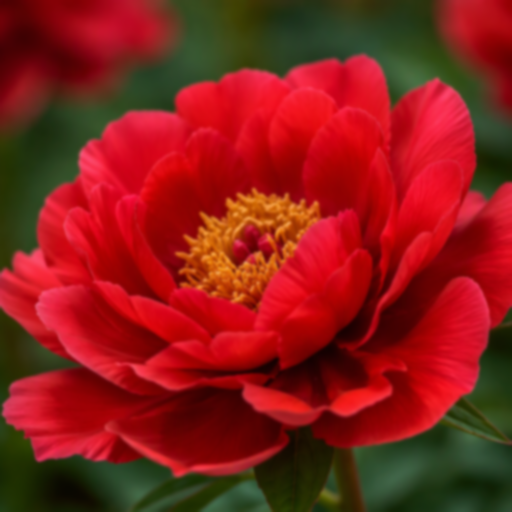
//> input picture 底层算法演示/离焦去模糊/assets/blurred.png, 1024 x 1024 px (shown at 1/2 size); the run also reads 1 picture not shown here
$ ./deblur_wiener -i=../assets/blurred.png   (built with g++ and OpenCV 4)
//> lines starting //> are read from the running program, lines starting //| are printed output that depends on the picture
/**
 * @file    deblur_wiener.cpp
 * @brief   离焦去模糊演示：用维纳滤波在频域复原高斯离焦模糊。
 * @details 流程：模拟/读取离焦模糊 -> 估计点扩散函数 -> 维纳滤波复原 -> 用 PSNR 评估质量。
 * @note    依赖：OpenCV 4.x（core / imgproc / imgcodecs / highgui）
 *          维纳滤波 F = G·H* / (|H|² + K)：K 是噪声与信号的功率比，取太小会放大噪声，
 *          取太大则退化为低通、几乎没有锐化效果，所以 K 必须和 PSF 一起调。
 */

#include <algorithm>
#include <cmath>
#include <iomanip>
#include <iostream>
#include <string>
#include <vector>

#include <opencv2/opencv.hpp>
#include <opencv2/core/utils/filesystem.hpp>

namespace {

const int kPanelWidth = 480;
const int kPanelHeight = 360;
const int kTitleHeight = 30;
const int kPsfSize = 63;

/** @brief 在若干候选位置中查找素材，便于从不同工作目录运行。 */
std::string locateAsset(const std::string& fileName)
{
//> called with fileName = "sharp.png"
    const std::vector<std::string> candidates = {
        "../../assets/" + fileName, "../assets/" + fileName, "assets/" + fileName};
    for (const auto& path : candidates) {
        if (cv::utils::fs::exists(path)) {
            return path;
        }
    }
    return candidates.front();
}

/** @brief 由素材路径推导输出目录：<demo>/assets/x.png -> <demo>/output。 */
std::string outputDirFor(const std::string& inputPath)
{
    std::string dir = inputPath;
    const size_t slash = dir.find_last_of("/\\");
    dir = (slash == std::string::npos) ? "." : dir.substr(0, slash);
    const size_t slash2 = dir.find_last_of("/\\");
    const std::string leaf = (slash2 == std::string::npos) ? dir : dir.substr(slash2 + 1);
    if (leaf == "assets") {
        dir = (slash2 == std::string::npos) ? "." : dir.substr(0, slash2);
    }
    return dir + "/output";
}

/** @brief 等比缩放并居中留白到固定面板。 */
cv::Mat fitPanel(const cv::Mat& image, const std::string& title)
{
    cv::Mat bgr;
    if (image.channels() == 1) {
        cv::cvtColor(image, bgr, cv::COLOR_GRAY2BGR);
    } else {
        bgr = image;
    }
    const double scale =
        std::min(kPanelWidth / static_cast<double>(bgr.cols),
                 kPanelHeight / static_cast<double>(bgr.rows));
    cv::Mat scaled;
    cv::resize(bgr, scaled, cv::Size(), scale, scale, cv::INTER_AREA);
    cv::Mat panel(kPanelHeight + kTitleHeight, kPanelWidth, CV_8UC3, cv::Scalar(255, 255, 255));
    const int x = (kPanelWidth - scaled.cols) / 2;
    const int y = kTitleHeight + (kPanelHeight - scaled.rows) / 2;
    scaled.copyTo(panel(cv::Rect(x, y, scaled.cols, scaled.rows)));
    cv::putText(panel, title, cv::Point(8, 21), cv::FONT_HERSHEY_SIMPLEX, 0.5,
                cv::Scalar(0, 0, 0), 1, cv::LINE_AA);
    return panel;
}

/** @brief 按列数拼接等尺寸面板。 */
cv::Mat montage(const std::vector<cv::Mat>& panels, int cols)
{
    const int rows = static_cast<int>((panels.size() + cols - 1) / cols);
    cv::Mat canvas(rows * panels[0].rows, cols * panels[0].cols, CV_8UC3, cv::Scalar(255, 255, 255));
    for (size_t i = 0; i < panels.size(); ++i) {
        const int r = static_cast<int>(i) / cols;
        const int c = static_cast<int>(i) % cols;
        panels[i].copyTo(canvas(cv::Rect(c * panels[i].cols, r * panels[i].rows,
                                         panels[i].cols, panels[i].rows)));
    }
    return canvas;
}

/** @brief 四个象限对角互换，把零频搬到画布中心。 */
void fftShift(cv::Mat& mat)
{
    const int cx = mat.cols / 2;
    const int cy = mat.rows / 2;
    cv::Mat q0(mat, cv::Rect(0, 0, cx, cy));
    cv::Mat q1(mat, cv::Rect(cx, 0, cx, cy));
    cv::Mat q2(mat, cv::Rect(0, cy, cx, cy));
    cv::Mat q3(mat, cv::Rect(cx, cy, cx, cy));
    cv::Mat tmp;
    q0.copyTo(tmp);
    q3.copyTo(q0);
    tmp.copyTo(q3);
    q1.copyTo(tmp);
    q2.copyTo(q1);
    tmp.copyTo(q2);
}

/**
 * @brief  构造高斯点扩散函数的频域形式。
 * @param  size  图像尺寸。
 * @param  sigma 高斯半径，即离焦程度。
 * @return 双通道复数频谱（零频在左上角）。
 * @note   先把空间域的核放在画布中心，再做 fftShift 把中心搬到原点，
 *         否则负频部分会落在错误的位置，复原结果完全错误。
 */
cv::Mat gaussianPsfSpectrum(cv::Size size, double sigma)
{
    const cv::Mat kernel1d = cv::getGaussianKernel(kPsfSize, sigma);
    cv::Mat psf = kernel1d * kernel1d.t();  // 二维可分离核

    cv::Mat padded = cv::Mat::zeros(size, CV_32F);
    const int half = kPsfSize / 2;
    psf.copyTo(padded(cv::Rect(size.width / 2 - half, size.height / 2 - half,
                               kPsfSize, kPsfSize)));
    fftShift(padded);

    cv::Mat spectrum;
    cv::dft(padded, spectrum, cv::DFT_COMPLEX_OUTPUT);
    return spectrum;
}

/**
 * @brief  维纳滤波复原。
 * @param  gray    模糊灰度图（CV_8U）。
 * @param  sigma   高斯 PSF 的标准差。
 * @param  k       噪声与信号功率比。
 * @return 复原结果（CV_8U）。
 */
cv::Mat wienerDeblur(const cv::Mat& gray, double sigma, double k)
{
    cv::Mat srcFloat;
    gray.convertTo(srcFloat, CV_32F);
    cv::Mat srcSpectrum;
    cv::dft(srcFloat, srcSpectrum, cv::DFT_COMPLEX_OUTPUT);

    const cv::Mat psfSpectrum = gaussianPsfSpectrum(gray.size(), sigma);

    // 分子：G · conj(H)
    cv::Mat numerator;
    cv::mulSpectrums(srcSpectrum, psfSpectrum, numerator, 0, true);

    // 分母：|H|² + K（实数）
    std::vector<cv::Mat> psfPlanes;
    cv::split(psfSpectrum, psfPlanes);
    cv::Mat denominator;
    cv::magnitude(psfPlanes[0], psfPlanes[1], denominator);
    denominator = denominator.mul(denominator) + k;

    std::vector<cv::Mat> numPlanes;
    cv::split(numerator, numPlanes);
    numPlanes[0] = numPlanes[0] / denominator;
    numPlanes[1] = numPlanes[1] / denominator;

    cv::Mat filtered;
    cv::merge(numPlanes, filtered);
    cv::Mat restored;
    cv::idft(filtered, restored, cv::DFT_SCALE | cv::DFT_REAL_OUTPUT);

    cv::Mat result;
    restored.convertTo(result, CV_8U);  // 饱和截断到 0~255
    return result;
}

/** @brief 计算两幅 8 位灰度图的 PSNR(dB)。 */
double psnr(const cv::Mat& a, const cv::Mat& b)
{
    cv::Mat diff;
    cv::absdiff(a, b, diff);
    diff.convertTo(diff, CV_32F);
    const double mse = cv::mean(diff.mul(diff))[0];
    return mse <= 0.0 ? 99.0 : 10.0 * std::log2(255.0 * 255.0 / mse) / std::log2(10.0);
}

}  // namespace

/**
 * @brief  主流程：扫描 PSF 与噪声比，取最优复原结果。
 * @param  argc 参数个数。
 * @param  argv 参数列表。
 * @return 0 表示成功，非 0 表示失败。
 */
int main(int argc, char** argv)
{
    const cv::String keys =
        "{help h usage ? |      | 打印帮助信息 }"
        "{i input        |      | 模糊图像，缺省读取 assets/blurred.png }"
        "{r reference    |      | 清晰参考图，缺省读取 assets/sharp.png }"
        "{o output       |      | 输出图像路径，缺省写入 <目录>/output/deblur_wiener.png }"
        "{s sigma        | 0    | PSF 标准差，0 表示自动搜索 }"
        "{k K            | 0    | 噪声功率比，0 表示自动搜索 }"
        "{d display      | 0    | 是否弹窗显示 (1=显示, 0=不显示) }";

    cv::CommandLineParser parser(argc, argv, keys);
    parser.about("离焦去模糊演示: 维纳滤波复原高斯离焦模糊\n参数请使用 --key=value 形式");
    if (parser.has("help")) {
        parser.printMessage();
        return 0;
    }
    if (!parser.check()) {
        parser.printErrors();
        parser.printMessage();
        return -1;
    }

    std::string inputPath = parser.get<std::string>("input");
    std::string refPath = parser.get<std::string>("reference");
    if (inputPath.empty()) {
        inputPath = locateAsset("blurred.png");
    }
    if (refPath.empty()) {
        refPath = locateAsset("sharp.png");
    }

    cv::Mat blurred = cv::imread(inputPath, cv::IMREAD_GRAYSCALE);
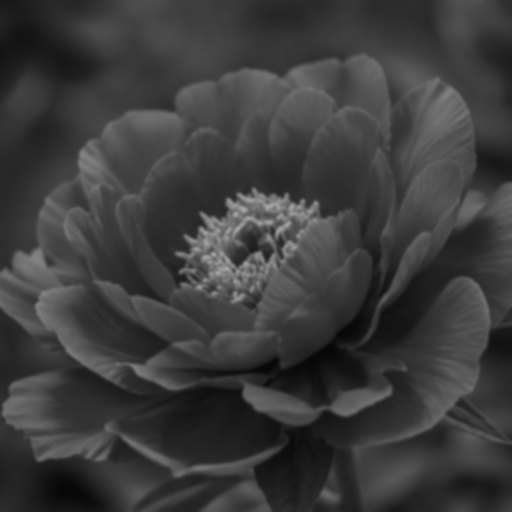
//> blurred: 1024 rows x 1024 cols, CV_8UC1 (shown at 1/2 size); min 6, max 170, mean 59.9
    if (blurred.empty()) {
        std::cerr << "无法读取模糊图像: " << inputPath << std::endl;
        return -1;
    }
    const cv::Mat reference = cv::imread(refPath, cv::IMREAD_GRAYSCALE);
//> reference: 1024 rows x 1024 cols, CV_8UC1; min 4, max 227, mean 59.9
    const bool hasRef = !reference.empty() && reference.size() == blurred.size();

    // 步骤 1~2：确定 PSF。有参考图时直接搜索「让 PSNR 最高」的 sigma 与 K。
    double bestSigma = parser.get<double>("sigma");
    double bestK = parser.get<double>("K");
    cv::Mat bestRestored;
    double bestPsnr = -1.0;

    if (bestSigma > 0.0 && bestK > 0.0) {
        bestRestored = wienerDeblur(blurred, bestSigma, bestK);
        bestPsnr = hasRef ? psnr(bestRestored, reference) : 0.0;
    } else {
        const double sigmas[] = {1.5, 2.0, 2.5, 3.0, 4.0};
        const double ratios[] = {1e-4, 1e-2, 1e-1};
        std::cout << "参数扫描 (sigma, K) -> PSNR(dB):\n";
        for (const double sigma : sigmas) {
            std::cout << "  sigma=" << std::fixed << std::setprecision(1) << std::setw(4) << sigma;
            for (const double k : ratios) {
                const cv::Mat restored = wienerDeblur(blurred, sigma, k);
                const double value = hasRef ? psnr(restored, reference) : 0.0;
                std::cout << "  K=" << std::scientific << std::setprecision(0) << k
                          << std::defaultfloat << std::fixed << ":" << std::setprecision(2)
                          << value;
                if (value > bestPsnr) {
                    bestPsnr = value;
                    bestSigma = sigma;
                    bestK = k;
                    bestRestored = restored;
                }
            }
            std::cout << "\n";
        }
//> this loop made 5 passes
//> (bestPsnr, bestSigma) on passes 1 to 5: (35.17, 1.5), (36.06, 2), (36.82, 2.5), (36.82, 2.5), (36.82, 2.5)
//> after the loop, bestPsnr = 36.82; bestSigma = 2.5; bestK = 0.01
    }

    // 步骤 3：用最优参数复原，并给出一组过激进的参数作为对照。
    if (bestRestored.empty()) {
        bestRestored = wienerDeblur(blurred, std::max(0.5, bestSigma), std::max(1e-6, bestK));
    }
    const cv::Mat overSharp = wienerDeblur(blurred, bestSigma, 1e-5);
//> in gaussianPsfSpectrum, `const cv::Mat kernel1d = cv::getGaussianKernel(kPsfSize, sigma);`: kernel1d = 63 values, max 0.16 at index 31, min 6.52e-35 at index 0, mean 0.0159
//> in gaussianPsfSpectrum, `cv::Mat padded = cv::Mat::zeros(size, CV_32F);`: padded: 1024 rows x 1024 cols, CV_32FC1; every value is 0
//> in fftShift, `q3.copyTo(q0);`: mat: 1024 rows x 1024 cols, CV_32FC1; min 0, max 0.0255, mean 1.11e-06
//> in fftShift, `tmp.copyTo(q3);`: mat: 1024 rows x 1024 cols, CV_32FC1; min 0, max 0.0255, mean 9.54e-07
//> in fftShift, `q2.copyTo(q1);`: mat: 1024 rows x 1024 cols, CV_32FC1; min 0, max 0.0255, mean 9.54e-07
//> in fftShift, `tmp.copyTo(q2);`: mat: 1024 rows x 1024 cols, CV_32FC1; min 0, max 0.0255, mean 9.54e-07
//> in wienerDeblur, `cv::split(psfSpectrum, psfPlanes);`:
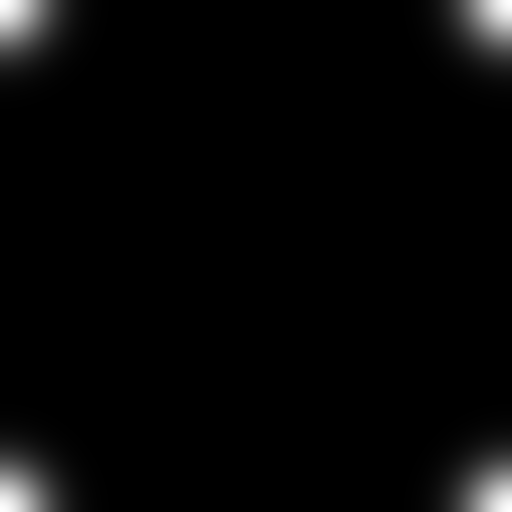
//> psfPlanes[0]: 1024 rows x 1024 cols, CV_32FC1 (shown at 1/2 size); min -1.19e-07, max 1, mean 0.0255; drawn with min black and max white
//> in wienerDeblur, `denominator = denominator.mul(denominator) + k;`:
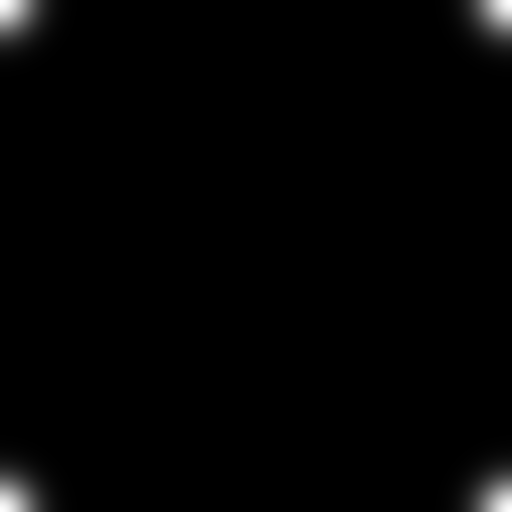
//> denominator: 1024 rows x 1024 cols, CV_32FC1 (shown at 1/2 size); min 1e-05, max 1, mean 0.0127
//> in wienerDeblur, `cv::idft(filtered, restored, cv::DFT_SCALE | cv::DFT_REAL_OUTPUT);`:
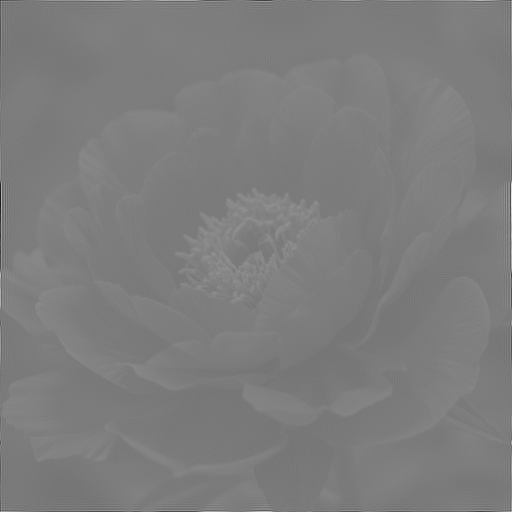
//> restored: 1024 rows x 1024 cols, CV_32FC1 (shown at 1/2 size); min -851.9, max 1002.4, mean 59.9; drawn with min black and max white

    // 步骤 4：评估质量。
    std::cout << "\n输入: " << inputPath << "\n";
    std::cout << "  最优参数: sigma=" << std::fixed << std::setprecision(2) << bestSigma
              << ", K=" << std::scientific << bestK << std::defaultfloat << "\n";
//|   最优参数: sigma=2.50, K=1.00e-02
    if (hasRef) {
        std::cout << std::fixed << std::setprecision(2);
        std::cout << "  模糊图 PSNR:   " << psnr(blurred, reference) << " dB\n";
//> in psnr, `cv::absdiff(a, b, diff);`:
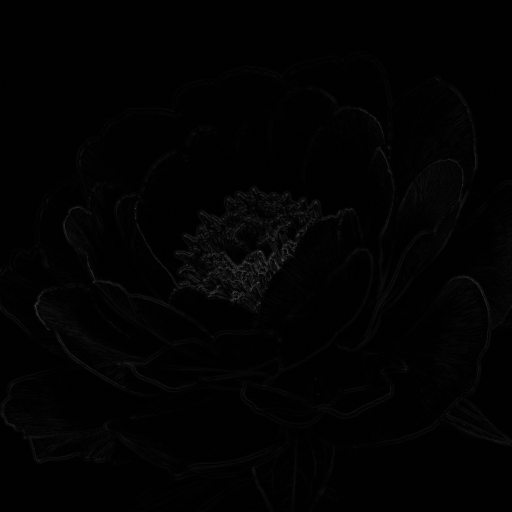
//> diff: 1024 rows x 1024 cols, CV_8UC1 (shown at 1/2 size); min 0, max 114, mean 2.1
//> in psnr, `const double mse = cv::mean(diff.mul(diff))[0];`: mse = 22.28
//|   模糊图 PSNR:   34.65 dB
        std::cout << "  复原图 PSNR:   " << psnr(bestRestored, reference) << " dB\n";
//|   复原图 PSNR:   36.82 dB
        std::cout << "  过激 K=1e-5:   " << psnr(overSharp, reference) << " dB (噪声被放大)\n";
//> in psnr (call 3), `cv::absdiff(a, b, diff);`:
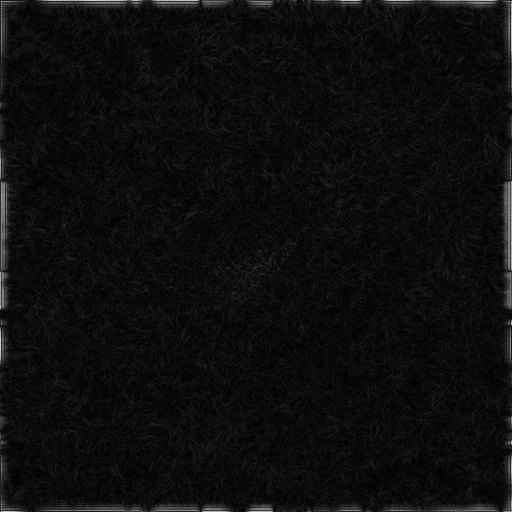
//> diff: 1024 rows x 1024 cols, CV_8UC1 (shown at 1/2 size); min 0, max 237, mean 13.2
//> in psnr (call 3), `const double mse = cv::mean(diff.mul(diff))[0];`: mse = 467.7
//|   过激 K=1e-5:   21.43 dB (噪声被放大)
    } else {
        std::cout << "  参考图缺失，跳过 PSNR 评估\n";
    }

    const std::vector<cv::Mat> panels = {
        fitPanel(blurred, "blurred input"),
        fitPanel(bestRestored, "wiener restored"),
        fitPanel(overSharp, "wiener K too small"),
        fitPanel(hasRef ? reference : blurred, "sharp reference")};
//> call 3 of fitPanel, with title = "wiener K too small"
//> in fitPanel (call 3), `cv::putText(panel, title, cv::Point(8, 21), cv::FONT_HERSHEY_SIMPLEX, ..`:
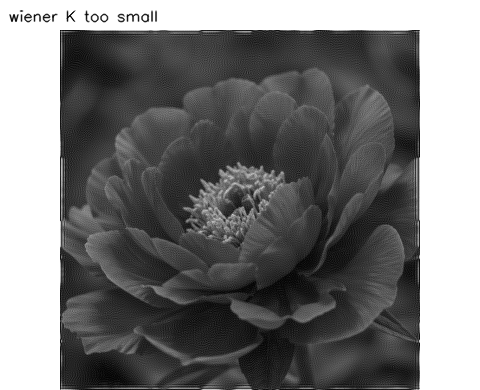
//> panel: 390 rows x 480 cols, CV_8UC3; min 0, max 255, mean 120.1
    const cv::Mat result = montage(panels, 2);
//> in montage, `const int rows = static_cast<int>((panels.size() + cols - 1) / cols);`: rows = 2
//> the loop in montage, `for (size_t i = 0; i < panels.size(); ++i)` made 4 passes

    std::string outputPath = parser.get<std::string>("output");
    if (outputPath.empty()) {
        const std::string outDir = outputDirFor(inputPath);
        cv::utils::fs::createDirectories(outDir);
        outputPath = outDir + "/deblur_wiener.png";
    }
    if (!cv::imwrite(outputPath, result)) {
        std::cerr << "无法写入输出图像: " << outputPath << std::endl;
        return -1;
    }
    std::cout << "结果已保存至 " << outputPath << std::endl;

    if (parser.get<int>("display") != 0) {
        cv::imshow("deblur wiener", result);
        cv::waitKey(0);
    }
    return 0;
}
